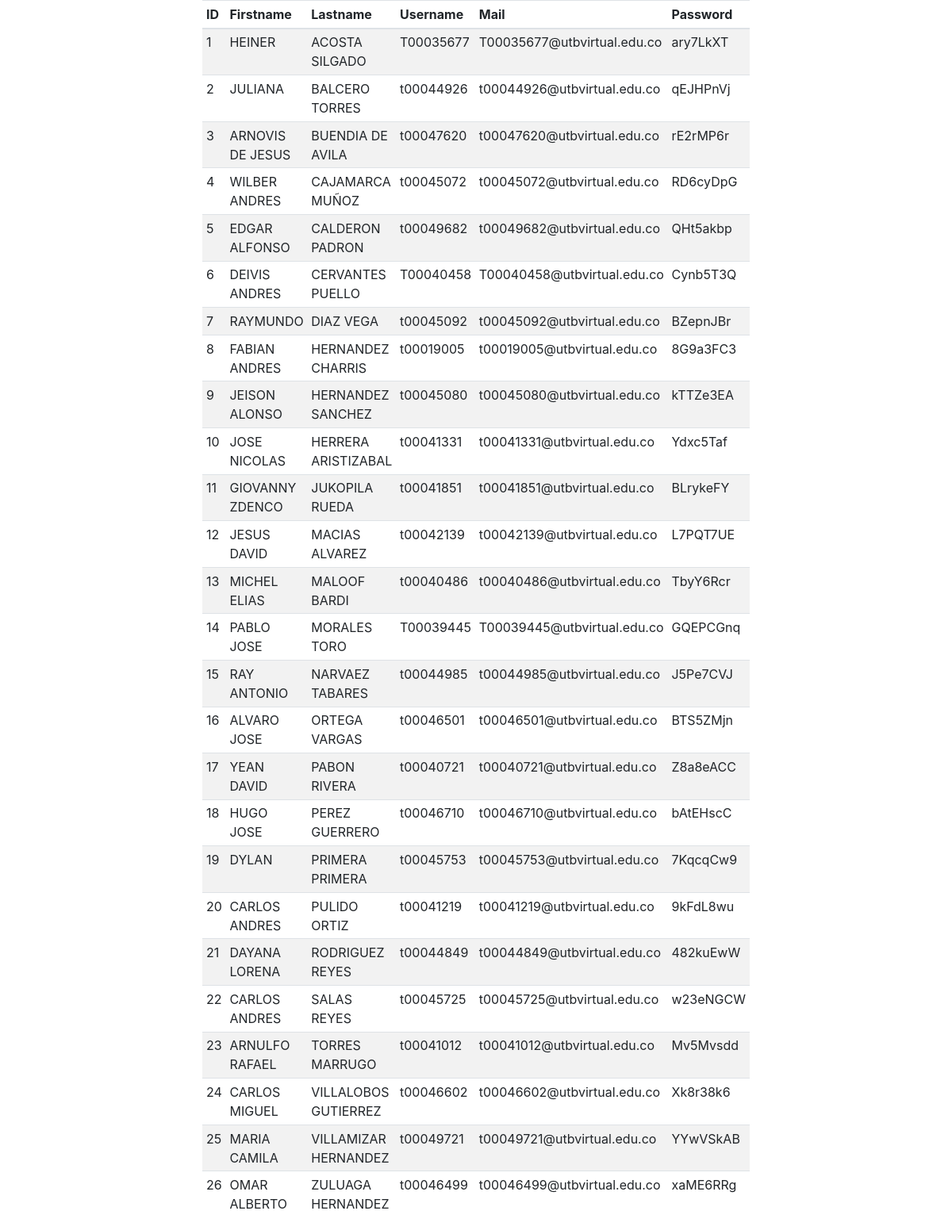
The page /users/list on the database its author committed.
### tables this page shows
CREATE TABLE "users" (
	"id"	INTEGER NOT NULL PRIMARY KEY AUTOINCREMENT,
	"firstname"	TEXT NOT NULL,
	"lastname"	TEXT NOT NULL,
	"username"	TEXT NOT NULL UNIQUE,
	"mail"	TEXT NOT NULL UNIQUE,
	"password"	TEXT NOT NULL UNIQUE
);

### app.py (the view)
@app.route('/users/list')
def users():
  users_list = query_db("SELECT * FROM users")
  return render_template("users.html", users_list=users_list)

### app.py (called while the page is built)
def get_db():
    db = getattr(g, '_database', None)
    if db is None:
        db = g._database = sqlite3.connect(DATABASE)
        db.row_factory = sqlite3.Row
    return db

def query_db(query, args=(), one=False):
    cur = get_db().execute(query, args)
    rv = cur.fetchall()
    cur.close()
    return (rv[0] if rv else None) if one else rv

@app.teardown_appcontext
def close_connection(exception):
    db = getattr(g, '_database', None)
    if db is not None:
        db.close()

### templates/users.html (shortened to what this page needs)
<!DOCTYPE html>
<html>
  <head>
    <link rel="stylesheet" href="https://stackpath.bootstrapcdn.com/bootstrap/4.3.1/css/bootstrap.min.css">
  </head>
  <body>
    <table border="0" class="table table-striped table-hover table-sm w-50 mx-auto">
      <thead>
        <tr>
          <th scope="col">ID</th>
          <th scope="col">Firstname</th>
          <th scope="col">Lastname</th>
          <th scope="col">Username</th>
          <th scope="col">Mail</th>
          <th scope="col">Password</th>
        </tr>
      </thead>
      <tbody>
        {% for user in users_list %}
          <tr>
            <td>{{user.id}}</td>
            <td>{{user.firstname}}</td>
            <td>{{user.lastname}}</td>
            <td>{{user.username}}</td>
            <td>{{user.mail}}</td>
            <td>{{user.password}}</td>
          </tr>
        {% endfor %}
      </tbody>
    </table>
  </body>
</html>

### rows shown on the page
users: id "1", firstname "HEINER", lastname "ACOSTA SILGADO", username "T00035677", mail "T00035677@utbvirtual.edu.co", password "ary7LkXT"
users: id "2", firstname "JULIANA", lastname "BALCERO TORRES", username "t00044926", mail "t00044926@utbvirtual.edu.co", password "qEJHPnVj"
users: id "3", firstname "ARNOVIS DE JESUS", lastname "BUENDIA DE AVILA", username "t00047620", mail "t00047620@utbvirtual.edu.co", password "rE2rMP6r"
users: id "4", firstname "WILBER ANDRES", lastname "CAJAMARCA MUÑOZ", username "t00045072", mail "t00045072@utbvirtual.edu.co", password "RD6cyDpG"
users: id "5", firstname "EDGAR ALFONSO", lastname "CALDERON PADRON", username "t00049682", mail "t00049682@utbvirtual.edu.co", password "QHt5akbp"
users: id "6", firstname "DEIVIS ANDRES", lastname "CERVANTES PUELLO", username "T00040458", mail "T00040458@utbvirtual.edu.co", password "Cynb5T3Q"
users: id "7", firstname "RAYMUNDO", lastname "DIAZ VEGA", username "t00045092", mail "t00045092@utbvirtual.edu.co", password "BZepnJBr"
users: id "8", firstname "FABIAN ANDRES", lastname "HERNANDEZ CHARRIS", username "t00019005", mail "t00019005@utbvirtual.edu.co", password "8G9a3FC3"
users: id "9", firstname "JEISON ALONSO", lastname "HERNANDEZ SANCHEZ", username "t00045080", mail "t00045080@utbvirtual.edu.co", password "kTTZe3EA"
users: id "10", firstname "JOSE NICOLAS", lastname "HERRERA ARISTIZABAL", username "t00041331", mail "t00041331@utbvirtual.edu.co", password "Ydxc5Taf"
users: id "11", firstname "GIOVANNY ZDENCO", lastname "JUKOPILA RUEDA", username "t00041851", mail "t00041851@utbvirtual.edu.co", password "BLrykeFY"
users: id "12", firstname "JESUS DAVID", lastname "MACIAS ALVAREZ", username "t00042139", mail "t00042139@utbvirtual.edu.co", password "L7PQT7UE"
users: id "13", firstname "MICHEL ELIAS", lastname "MALOOF BARDI", username "t00040486", mail "t00040486@utbvirtual.edu.co", password "TbyY6Rcr"
users: id "14", firstname "PABLO JOSE", lastname "MORALES TORO", username "T00039445", mail "T00039445@utbvirtual.edu.co", password "GQEPCGnq"
users: id "15", firstname "RAY ANTONIO", lastname "NARVAEZ TABARES", username "t00044985", mail "t00044985@utbvirtual.edu.co", password "J5Pe7CVJ"
users: id "16", firstname "ALVARO JOSE", lastname "ORTEGA VARGAS", username "t00046501", mail "t00046501@utbvirtual.edu.co", password "BTS5ZMjn"
users: id "17", firstname "YEAN DAVID", lastname "PABON RIVERA", username "t00040721", mail "t00040721@utbvirtual.edu.co", password "Z8a8eACC"
users: id "18", firstname "HUGO JOSE", lastname "PEREZ GUERRERO", username "t00046710", mail "t00046710@utbvirtual.edu.co", password "bAtEHscC"
users: id "19", firstname "DYLAN", lastname "PRIMERA PRIMERA", username "t00045753", mail "t00045753@utbvirtual.edu.co", password "7KqcqCw9"
users: id "20", firstname "CARLOS ANDRES", lastname "PULIDO ORTIZ", username "t00041219", mail "t00041219@utbvirtual.edu.co", password "9kFdL8wu"
users: id "21", firstname "DAYANA LORENA", lastname "RODRIGUEZ REYES", username "t00044849", mail "t00044849@utbvirtual.edu.co", password "482kuEwW"
users: id "22", firstname "CARLOS ANDRES", lastname "SALAS REYES", username "t00045725", mail "t00045725@utbvirtual.edu.co", password "w23eNGCW"
users: id "23", firstname "ARNULFO RAFAEL", lastname "TORRES MARRUGO", username "t00041012", mail "t00041012@utbvirtual.edu.co", password "Mv5Mvsdd"
users: id "24", firstname "CARLOS MIGUEL", lastname "VILLALOBOS GUTIERREZ", username "t00046602", mail "t00046602@utbvirtual.edu.co", password "Xk8r38k6"
users: id "25", firstname "MARIA CAMILA", lastname "VILLAMIZAR HERNANDEZ", username "t00049721", mail "t00049721@utbvirtual.edu.co", password "YYwVSkAB"
users: id "26", firstname "OMAR ALBERTO", lastname "ZULUAGA HERNANDEZ", username "t00046499", mail "t00046499@utbvirtual.edu.co", password "xaME6RRg"
